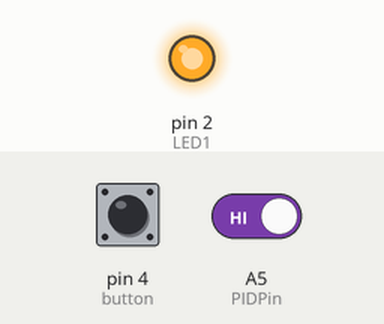
Recording of a sketch running on a simulated Arduino Uno, built with avr-gcc and run on an emulated ATmega328P. On the bench: output pins drawn as LEDs (lit = HIGH). Inputs (shaded band) come from the test bench; at power-on: A5 (PIDPin) HIGH, pin 4 (button) LOW. What the sketch prints to the serial monitor is not drawn.

Above: at 1.2 s.
1.3 s: A5 (PIDPin) driven LOW
4.3 s: A5 (PIDPin) driven HIGH
At 5.3 s:
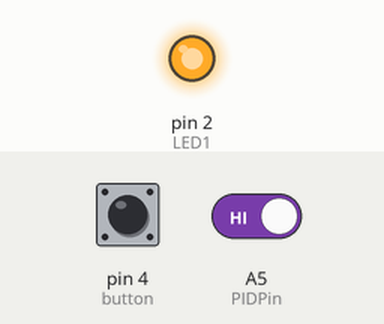
5.8 s: A5 (PIDPin) driven LOW
8.8 s: pin 4 (button) pulled HIGH for 0.15 s
At 12.7 s:
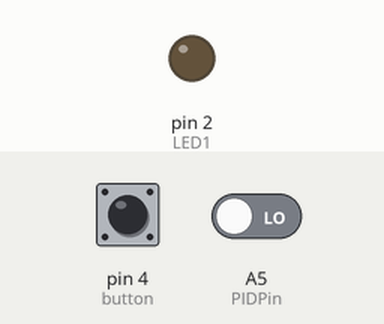
Timing chart, 0 to 14.2 s (numbered marks = the images above; inputs shaded):
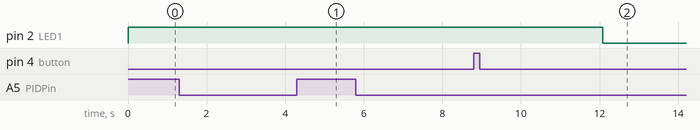

The sketch:

PID_auto_led_off.ino
```cpp
// Created by: HowToCompute

// Configuration Parameters
const int LED1 = 2;
const int timeToAutoOff = 3; // in seconds
const int PIDPin = A5;

// Create a float to keep track of the time since the last PID activity
float timeScinceLastActivity = 0.0;

// Runs at the start!
void setup() {
  pinMode(LED1, OUTPUT); // Set LED1 as output, so it can be controlled
  digitalWrite(LED1, HIGH); // Switched LED1 on!
  Serial.begin(9200); // Start the serial to print out data!
}

// Run as many times as possible!
void loop() {
  if(digitalRead(4) == 1) { // If the button is pressed:
   digitalWrite(LED1, HIGH);
   timeScinceLastActivity = 0; // Reset!
  }

  if(digitalRead(PIDPin) == 0) { // Check if the PID has picked nothing up:
    timeScinceLastActivity += 0.01; // If it picked nothing up, add the 10ms we waited!
  } else { // There must be some activity:
    timeScinceLastActivity = 0.0; // Reset the time
  }
  if(timeScinceLastActivity >= timeToAutoOff) { // If the time is equal or over the time to auto off:
    digitalWrite(LED1, LOW); // Switch the led off
  }
  // Log variables for debugging
  Serial.println(timeScinceLastActivity);
  Serial.println(digitalRead(PIDPin));
  // End of logging

  //Wait for 10 miliseconds, this is sothat we can properly keep track of the time!
  delay(10);
}
```

Measured:
- after the input at 4.3 s, pin 2 (LED1): stays HIGH (without the input it goes to LOW after 0.15 s)
- after the input at 8.8 s, pin 2 (LED1): HIGH → LOW after 3.3 s instead of 0.15 s
